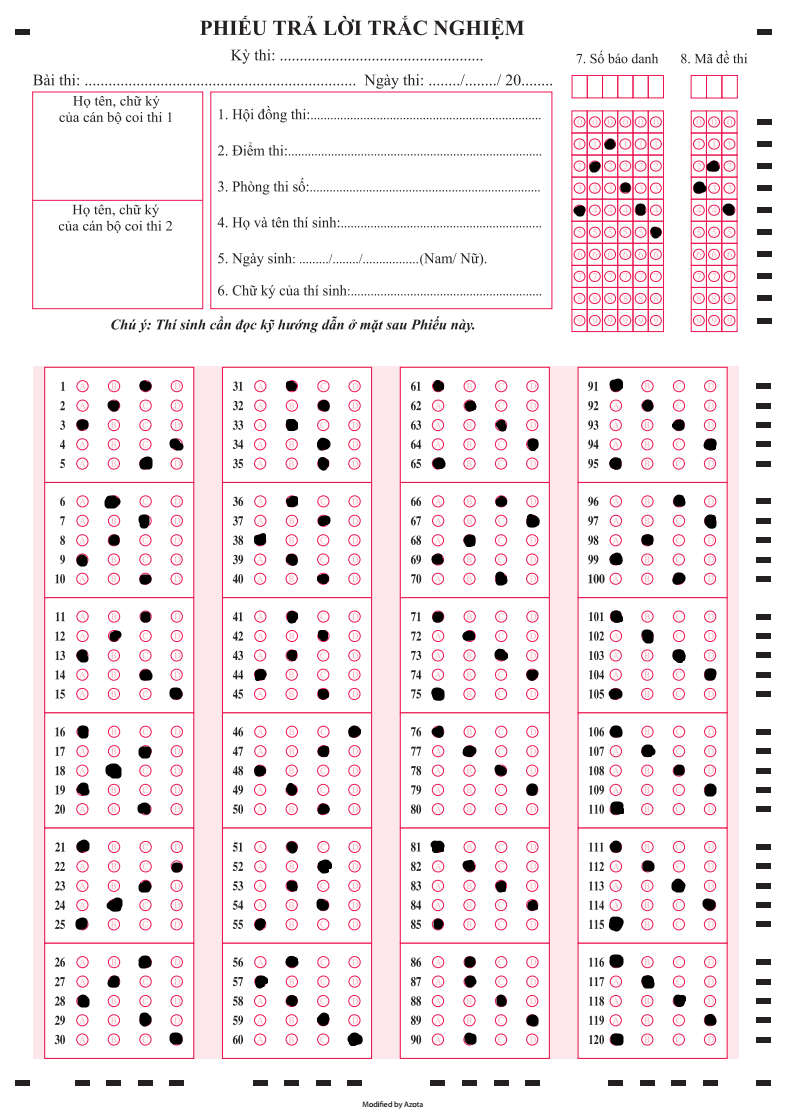
#> input picture Data.png, 786 x 1120 px
$ python -i 'Nhóm_1.py'   (imports and definitions only)
#> lines starting #> are read from the running program, lines starting #| are printed output that depends on the picture; after the words box and inside, x2 and y2 are one past the last pixel; in counts of white or black regions, pixels touching at a corner belong together
import cv2
import matplotlib.pyplot as plt
from imutils import contours
import numpy as np
import imutils
import tkinter as tk
from tkinter import filedialog
from PIL import Image, ImageTk
import csv
# # Đọc ảnh
# image = cv2.imread(MaDe)
# image = cv2.resize(image, (1830, 2560))
# Cắt vùng quan tâm trên ảnh

ANSWER_KEY_1= [
    "A", "C", "D", "A", "C", "C", "D", "B", "A", "C", "A", "B", "C", "D",
    "A", "A", "B", "C", "D", "A", "A", "B", "C", "D", "A", "A", "B", "C",
    "D", "A", "A", "B", "C", "D", "A", "C", "D", "B", "A", "C", "A", "B",
    "C", "D", "A", "A", "B", "C", "D", "A", "A", "B", "C", "D", "A", "A",
    "B", "C", "D", "A", "A", "B", "C", "D", "A", "C", "D", "B", "A", "C",
    "A", "B", "C", "D", "A", "A", "B", "C", "D", "A", "A", "B", "C", "D",
    "A", "A", "B", "C", "D", "D", "A", "B", "C", "D", "A", "C", "D", "B",
    "A", "C", "A", "B", "C", "D", "A", "A", "B", "C", "D", "A", "A", "B",
    "C", "D", "A", "A", "B", "C", "D", "A"
]

ANSWER_KEY_2 = [
    "A", "B", "C", "D", "A", "C", "D", "B", "A", "C", "A", "B", "C", "D",
    "A", "A", "B", "C", "D", "A", "A", "B", "C", "D", "A", "A", "B", "C",
    "D", "A", "A", "B", "C", "D", "A", "C", "D", "B", "A", "C", "A", "B",
    "C", "D", "A", "A", "B", "C", "D", "A", "A", "B", "C", "D", "A", "A",
    "B", "C", "D", "A", "A", "B", "C", "D", "A", "C", "D", "B", "A", "C",
    "A", "B", "C", "D", "A", "A", "B", "C", "D", "A", "A", "B", "C", "D",
    "A", "A", "B", "C", "D", "D", "A", "B", "C", "D", "A", "C", "D", "B",
    "A", "C", "A", "B", "C", "D", "A", "A", "B", "C", "D", "A", "A", "B",
    "C", "D", "A", "A", "B", "C", "D", "A"
]
ANSWER_KEY_3 = [
    "A", "B", "C", "D", "A", "C", "D", "B", "A", "C", "A", "B", "C", "D",
    "A", "A", "B", "C", "D", "A", "A", "B", "C", "D", "A", "A", "B", "C",
    "D", "A", "A", "B", "C", "D", "A", "C", "D", "B", "A", "C", "A", "B",
    "C", "D", "A", "A", "B", "C", "D", "A", "A", "B", "C", "D", "A", "A",
    "B", "C", "D", "A", "A", "B", "C", "D", "A", "C", "D", "B", "A", "C",
    "A", "B", "C", "D", "A", "A", "B", "C", "D", "A", "A", "B", "C", "D",
    "A", "A", "B", "C", "D", "D", "A", "B", "C", "D", "A", "C", "D", "B",
    "A", "C", "A", "B", "C", "D", "A", "A", "B", "C", "D", "A", "A", "B",
    "C", "D", "A", "A", "B", "C", "D", "A"
]

ANSWER_KEY_4 = [
    "A", "B", "C", "D", "A", "C", "D", "B", "A", "C", "A", "B", "C", "D",
    "A", "A", "B", "C", "D", "A", "A", "B", "C", "D", "A", "A", "B", "C",
    "D", "A", "A", "B", "C", "D", "A", "C", "D", "B", "A", "C", "A", "B",
    "C", "D", "A", "A", "B", "C", "D", "A", "A", "B", "C", "D", "A", "A",
    "B", "C", "D", "A", "A", "B", "C", "D", "A", "C", "D", "B", "A", "C",
    "A", "B", "C", "D", "A", "A", "B", "C", "D", "A", "A", "B", "C", "D",
    "A", "A", "B", "C", "D", "D", "A", "B", "C", "D", "A", "C", "D", "B",
    "A", "C", "A", "B", "C", "D", "A", "A", "B", "C", "D", "A", "A", "B",
    "C", "D", "A", "A", "B", "C", "D", "A"
]


def get_result_trac_nghiem(image_trac_nghiem, ANSWER_KEY):
    translate = {"A": 0, "B": 1, "C": 2, "D": 3}
    revert_translate = {0: "A", 1: "B", 2: "C", 3: "D", -1: "N"}
    image = image_trac_nghiem
    height, width, channels = image.shape

    gray = cv2.cvtColor(image, cv2.COLOR_BGR2GRAY)
    thresh = cv2.adaptiveThreshold(gray,
                                   maxValue=255,
                                   adaptiveMethod=cv2.ADAPTIVE_THRESH_MEAN_C,
                                   thresholdType=cv2.THRESH_BINARY_INV,
                                   blockSize=15,
                                   C=8)

    cnts = cv2.findContours(thresh.copy(), cv2.RETR_LIST,
                            cv2.CHAIN_APPROX_SIMPLE)
    cnts = imutils.grab_contours(cnts)

    questionCnts = []
    for c in cnts:
        (x, y, w, h) = cv2.boundingRect(c)

        ar = w / float(h)
        if w >= width / 25 and h >= height / 68 and ar >= 0.93 and ar <= 1.2 and w < width / 5 and h < height / 4 :
            questionCnts.append(c)

    questionCnts = contours.sort_contours(questionCnts,method="top-to-bottom")[0]
    # print(len(questionCnts))
    select = []
    list_min_black = []
    thresh = cv2.threshold(gray, 0, 255,cv2.THRESH_BINARY_INV | cv2.THRESH_OTSU)[1]
    min_black = 1000000000
    for (q, i) in enumerate(np.arange(0, len(questionCnts), 4)):
        cnts = contours.sort_contours(questionCnts[i:i + 4])[0]
        for (j, c) in enumerate(cnts):
            mask = np.zeros(thresh.shape, dtype="uint8")
            cv2.drawContours(mask, [c], -1, 255, -1)
            mask = cv2.bitwise_and(thresh, thresh, mask=mask)
            total = cv2.countNonZero(mask)
            if total <= min_black:
                min_black = total
        if (i + 4) % 20 == 0:
            list_min_black.append(min_black)
            min_black = 1000000000
    for (q, i) in enumerate(np.arange(0, len(questionCnts), 4)):
        min_black = list_min_black[int((i) / 20)]
        cnts = contours.sort_contours(questionCnts[i:i + 4])[0]
        list_total = []
        total_max = -1
        for (j, c) in enumerate(cnts):
            mask = np.zeros(thresh.shape, dtype="uint8")
            cv2.drawContours(mask, [c], -1, 255, -1)
            mask = cv2.bitwise_and(thresh, thresh, mask=mask)
            total = cv2.countNonZero(mask)
            if total > total_max:
                total_max = total
            if total > 0:
                list_total.append((total, j))
        answer_q = [char for char in ANSWER_KEY[q]]
        list_answer = []
        list_select = ''
        for tt in list_total:
            if tt[0] > min_black * 1.5 and tt[0] > total_max * 0.7:
                list_answer.append(tt[1])
                list_select = list_select + revert_translate[tt[1]]
        for answer in answer_q:
            color = (0, 255, 0) # Green
            k = translate[answer]
            if k in list_answer:
                color = (255, 0, 0) # Red
            cv2.drawContours(image, [cnts[k]], -1, color, 3)

            x,y,w_,h_ = cv2.boundingRect(cnts[k])
            image = cv2.putText(image, answer, (x,y), fontScale=1, color=(97, 12, 159) , thickness=2, fontFace=cv2.LINE_AA)

        select.append(list_select)

    return select, image

def process_image(image_path):
#> called with image_path = 'Data.png'
    translate = {"A": 0, "B": 1, "C": 2, "D": 3}
    revert_translate = {0: "A", 1: "B", 2: "C", 3: "D", -1: "N"}
    image = cv2.imread(image_path)
#> image is the input picture: shape (1120, 786, 3); mean B, G, R 237.1, 234.4, 245.1
    image = cv2.resize(image, (1830, 2560))
#> image: shape (2560, 1830, 3)
    height, width, channels = image.shape
#> height = 2560; width = 1830; channels = 3
    gray = cv2.cvtColor(image, cv2.COLOR_BGR2GRAY)
    thresh = cv2.adaptiveThreshold(gray,
                                    maxValue=255,
                                    adaptiveMethod=cv2.ADAPTIVE_THRESH_MEAN_C,
                                    thresholdType=cv2.THRESH_BINARY_INV,
                                    blockSize=15,
                                    C=8)
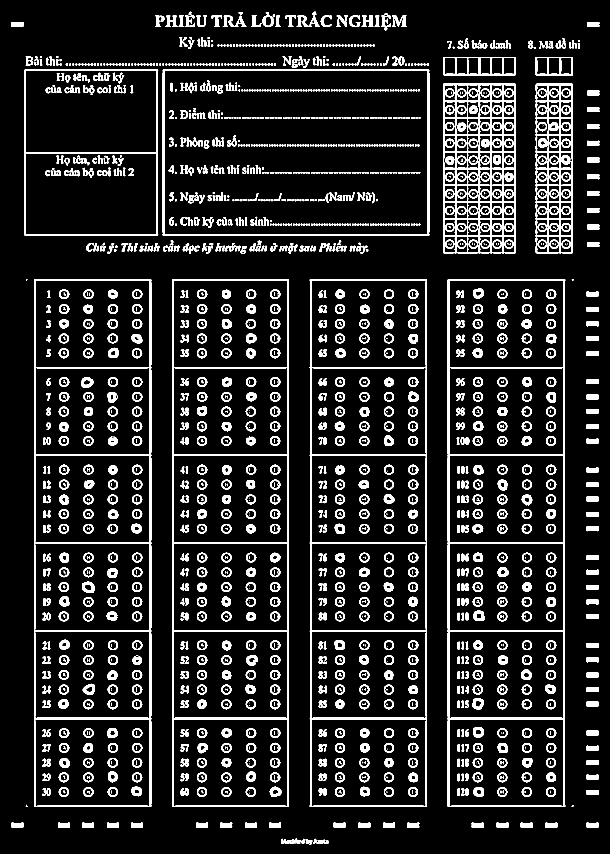
#> thresh: shape (2560, 1830) (shown at 1/3 size); 11% white; 2426 white regions (484 under 20 px)
    cnts = cv2.findContours(thresh.copy(), cv2.RETR_EXTERNAL, cv2.CHAIN_APPROX_SIMPLE)
#> cnts = 389 contours, 13 with area under 20; largest, box (x1, y1, x2, y2) and area: (1343, 837, 1696, 2421) 555616, (102, 837, 454, 2421) 555566, (929, 837, 1281, 2421) 554065, (516, 837, 867, 2421) 554049, (488, 208, 1288, 707) 397878
    cnts = imutils.grab_contours(cnts)
    i = 0
    crop = []
    for contour in cnts:
        if cv2.contourArea(contour) > 50000:
            crop.append(i)
        i += 1
#> after the loop, crop = [55, 56, 57, 58, 148, 149, 150, 151]; i = 389
    img_height, img_width, img_channels = image.shape
#> img_height = 2560; img_width = 1830; img_channels = 3
    max_weight = 1807
    max_height = 2555
    crop_mdt = (int(1300 / max_weight * img_width),#dọc trái
                int(800 / max_height * img_height),#ngang trên
                int(1700 / max_weight * img_width),#dọc phải
                int(2440 / max_height * img_height))#ngang dưới
#> crop_mdt = (1316, 801, 1721, 2444)
    cropped_image = image[crop_mdt[1]:crop_mdt[3], crop_mdt[0]:crop_mdt[2]]
    cropped_image_rgb = cv2.cvtColor(cropped_image, cv2.COLOR_BGR2RGB)
    x,y,w,h= cv2.boundingRect(cnts[crop[5]])
#> x = 1329; y = 251; w = 218; h = 509
    ci2=image[y:y+h, x:x+w]
    ci2 = cv2.cvtColor(ci2, cv2.COLOR_BGR2GRAY)
#> ci2: shape (509, 218)
    ci2 = cv2.GaussianBlur(ci2, (5, 5), 0)
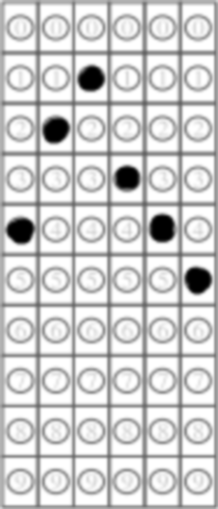
#> ci2: shape (509, 218); min 0, max 255, mean 207.2
    ci2_rgb = cv2.cvtColor(ci2, cv2.COLOR_BGR2RGB)
    contours, _ = cv2.findContours(thresh, cv2.RETR_EXTERNAL, cv2.CHAIN_APPROX_SIMPLE)
#> contours has the same summary as cnts
    column_width = w // 6
#> column_width = 36
    bubble_positions = [i*51 for i in range(10)]
#> bubble_positions = [0, 51, 102, 153, 204, 255, 306, 357, 408, 459]
    test_id = ""
    for i in range(6):
        column = ci2[:, (i * column_width):((i + 1) * column_width)]
        selected_number = None
        for pos in bubble_positions:
            if np.mean(column[pos:pos + 51, :]) < 200:  # Adjust the threshold as needed
                selected_number = bubble_positions.index(pos)
                break

        if selected_number is not None:
            test_id += str(selected_number)
        else:
            test_id += "?"  # Indicates an unselected number
#> after the loop, test_id = '421345'


    x,y,w,h= cv2.boundingRect(cnts[crop[4]])
#> x = 1607; w = 112
    ci=image[y:y+h, x:x+w]
    ci = cv2.cvtColor(ci, cv2.COLOR_BGR2GRAY)
#> ci: shape (509, 112)
    ci = cv2.GaussianBlur(ci, (5, 5), 0)
    ci_rgb = cv2.cvtColor(ci, cv2.COLOR_BGR2RGB)


    _, thresh = cv2.threshold(ci, 200, 255, cv2.THRESH_BINARY)
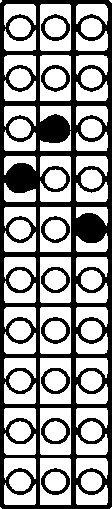
#> thresh: shape (509, 112); 59.4% white; 9 black regions, largest, box (x1, y1, x2, y2) and area: (0, 0, 112, 509) 21000, (41, 317, 70, 344) 274, (41, 468, 70, 495) 272
    column_width = w // 3
#> column_width = 37
    bubble_positions = [i*51 for i in range(10)]
    student_id = ""
    for i in range(3):
        column = ci[:, (i * column_width):((i + 1) * column_width)]
        selected_number = None
        for pos in bubble_positions:
            if np.mean(column[pos:pos + 51, :]) < 200:
                selected_number = bubble_positions.index(pos)
                break

        if selected_number is not None:
            student_id += str(selected_number)
        else:
            student_id += "?"
#> after the loop, student_id = '324'
    img_height, img_width, img_channels = image.shape
    max_weight = 1807
    max_height = 2555
    crop_mdt1 = (int(90 / max_weight * img_width),#dọc trái
                int(800 / max_height * img_height),#ngang trên
                int(450 / max_weight * img_width),#dọc phải
                int(2440 / max_height * img_height))#ngang dưới
#> crop_mdt1 = (91, 801, 455, 2444)

    cropped_image1 = image[crop_mdt1[1]:crop_mdt1[3], crop_mdt1[0]:crop_mdt1[2]]

    image_1_30 = get_result_trac_nghiem(cropped_image1,ANSWER_KEY_1[0:30])
#> in get_result_trac_nghiem, `thresh = cv2.adaptiveThreshold(gray, maxValue=255, adaptiveMethod=cv2...`: thresh: shape (1643, 364); 13.6% white; 303 white regions (77 under 20 px)
#> in get_result_trac_nghiem, `cnts = cv2.findContours(thresh.copy(), cv2.RETR_LIST, cv2.CHAIN_APPROX..`: cnts = 449 contours, 143 with area under 20; largest, box (x1, y1, x2, y2) and area: (11, 36, 363, 1620) 554067, (13, 1356, 359, 1618) 89449, (14, 302, 359, 564) 89447, (14, 39, 359, 301) 89445, (13, 566, 359, 827) 89439
#> the loop in get_result_trac_nghiem, `for c in cnts:` made 449 passes
#> (x, y, w, h, ar) on passes 2, 4, 5: (174, 1572, 5, 8, 0.625), (242, 1570, 2, 10, 0.2), (99, 1570, 6, 9, 0.667)
#> after the loop in get_result_trac_nghiem, `for c in cnts:`: questionCnts = 118 contours; largest, box (x1, y1, x2, y2) and area: (155, 944, 192, 978) 1004, (157, 1250, 194, 1283) 872, (233, 242, 264, 273) 744, (232, 1383, 263, 1413) 722, (231, 903, 263, 933) 714
#> in get_result_trac_nghiem, `thresh = cv2.threshold(gray, 0, 255,cv2.THRESH_BINARY_INV | cv2.THRESH..`: thresh: shape (1643, 364); 9.3% white; 191 white regions (5 under 20 px), largest, box (x1, y1, x2, y2) and area: (11, 37, 362, 1620) 12284, (154, 943, 193, 979) 1132, (151, 330, 191, 362) 987
#> the loop in get_result_trac_nghiem, `for (q, i) in enumerate(np.arange(0, len(questionCnts), 4)):` made 30 passes
#> i on passes 1 to 12: 0, 4, 8, 12, 16, 20, 24, 28, 32, 36, 40, 44
#> after the loop in get_result_trac_nghiem, `for (q, i) in enumerate(np.arange(0, len(questionCnts), 4)):`: mask: shape (1643, 364); 0.03% white in thin lines or dots, all inside (x1, y1, x2, y2) = (160, 1562, 188, 1589)
#> after the loop in get_result_trac_nghiem, `for (q, i) in enumerate(np.arange(0, len(questionCnts), 4)):`: list_min_black = [153, 151, 144, 147, 147, 144]
#> the loop in get_result_trac_nghiem, `for (q, i) in enumerate(np.arange(0, len(questionCnts), 4)):` made 30 passes
#> (i, min_black, answer_q) on passes 1 to 12: (0, 153, ['A']), (4, 153, ['C']), (8, 153, ['D']), (12, 153, ['A']), (16, 153, ['C']), (20, 151, ['C']), (24, 151, ['D']), (28, 151, ['B']), (32, 151, ['A']), (36, 151, ['C']), (40, 144, ['A']), (44, 144, ['B'])
#> i on passes 17 to 22: 64, 68, 72, 76, 80, 84
#> after the loop in get_result_trac_nghiem, `for (q, i) in enumerate(np.arange(0, len(questionCnts), 4)):`: image: shape (1643, 364, 3); mean B, G, R 230.7, 228.3, 238.4

    crop_mdt2 = (int(500 / max_weight * img_width),#dọc trái
                int(800 / max_height * img_height),#ngang trên
                int(850 / max_weight * img_width),#dọc phải
                int(2440 / max_height * img_height))#ngang dưới
    cropped_image2 = image[crop_mdt2[1]:crop_mdt2[3], crop_mdt2[0]:crop_mdt2[2]]
    image2 = get_result_trac_nghiem(cropped_image2,ANSWER_KEY_2[0:30])
#> in get_result_trac_nghiem (call 2), `thresh = cv2.adaptiveThreshold(gray, maxValue=255, adaptiveMethod=cv2...`: thresh: shape (1643, 354); 12.9% white; 332 white regions (101 under 20 px), largest, box (x1, y1, x2, y2) and area: (10, 36, 354, 1620) 17190, (232, 1164, 267, 1196) 655, (303, 1559, 339, 1590) 651
#> the loop in get_result_trac_nghiem (call 2), `for c in cnts:` made 468 passes
#> c on passes 1, 4, 18: [[242, 1577], [242, 1579]], [[242, 1570], [242, 1571]], [[326, 1528], [326, 1533]]
#> in get_result_trac_nghiem (call 2), `thresh = cv2.threshold(gray, 0, 255,cv2.THRESH_BINARY_INV | cv2.THRESH..`: thresh: shape (1643, 354); 8.4% white; 259 white regions (30 under 20 px), largest, box (x1, y1, x2, y2) and area: (11, 37, 354, 1619) 8295, (302, 1558, 339, 1590) 887, (232, 1163, 267, 1196) 881
#> the loop in get_result_trac_nghiem (call 2), `for (q, i) in enumerate(np.arange(0, len(questionCnts), 4)):` made 30 passes
#> after the loop in get_result_trac_nghiem (call 2), `for (q, i) in enumerate(np.arange(0, len(questionCnts), 4)):`:
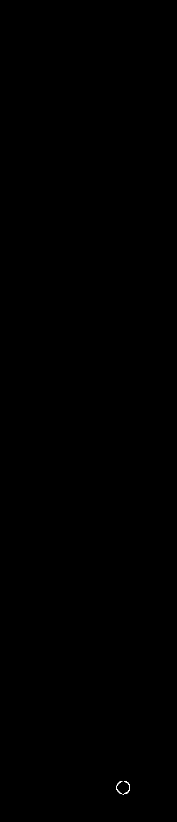
#> mask: shape (1643, 354) (shown at 1/2 size); 0.02% white in thin lines or dots, all inside (x1, y1, x2, y2) = (232, 1562, 260, 1589)
#> after the loop in get_result_trac_nghiem (call 2), `for (q, i) in enumerate(np.arange(0, len(questionCnts), 4)):`:
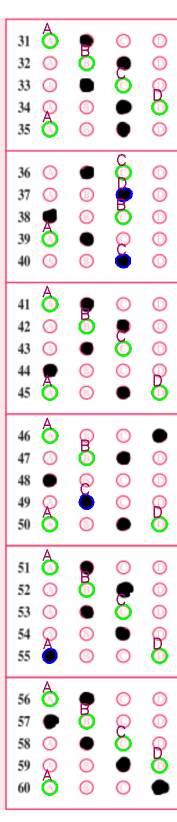
#> image: shape (1643, 354, 3) (shown at 1/2 size); mean B, G, R 230.3, 230.6, 238

    crop_mdt3 = (int(900 / max_weight * img_width),#dọc trái
            int(800 / max_height * img_height),#ngang trên
            int(1300 / max_weight * img_width),#dọc phải
            int(2440 / max_height * img_height))#ngang dưới

    cropped_image3 = image[crop_mdt3[1]:crop_mdt3[3], crop_mdt3[0]:crop_mdt3[2]]
    image3 = get_result_trac_nghiem(cropped_image3,ANSWER_KEY_3[0:30])
#> in get_result_trac_nghiem (call 3), `thresh = cv2.adaptiveThreshold(gray, maxValue=255, adaptiveMethod=cv2...`: thresh: shape (1643, 405); 12.2% white; 309 white regions (92 under 20 px), largest, box (x1, y1, x2, y2) and area: (18, 36, 370, 1620) 23582, (314, 374, 346, 405) 621, (93, 770, 124, 801) 621
#> in get_result_trac_nghiem (call 3), `thresh = cv2.threshold(gray, 0, 255,cv2.THRESH_BINARY_INV | cv2.THRESH..`: thresh: shape (1643, 405); 8.9% white; 172 white regions (3 under 20 px), largest, box (x1, y1, x2, y2) and area: (19, 37, 370, 1620) 14185, (313, 373, 346, 406) 845, (92, 770, 125, 801) 843
#> after the loop in get_result_trac_nghiem (call 3), `for (q, i) in enumerate(np.arange(0, len(questionCnts), 4)):`: mask: shape (1643, 405); 0.03% white in thin lines or dots, all inside (x1, y1, x2, y2) = (314, 1561, 342, 1589)
#> after the loop in get_result_trac_nghiem (call 3), `for (q, i) in enumerate(np.arange(0, len(questionCnts), 4)):`: image: shape (1643, 405, 3); mean B, G, R 234.1, 227.8, 241.2

    crop_mdt4 = (int(1300 / max_weight * img_width),#dọc trái
            int(800 / max_height * img_height),#ngang trên
            int(1700 / max_weight * img_width),#dọc phải
            int(2440 / max_height * img_height))#ngang dưới
    cropped_image4 = image[crop_mdt4[1]:crop_mdt4[3], crop_mdt4[0]:crop_mdt4[2]]
    image4 = get_result_trac_nghiem(cropped_image4,ANSWER_KEY_4[0:30])
#> in get_result_trac_nghiem (call 4), `thresh = cv2.adaptiveThreshold(gray, maxValue=255, adaptiveMethod=cv2...`: thresh: shape (1643, 405); 13% white; 336 white regions (90 under 20 px), largest, box (x1, y1, x2, y2) and area: (27, 36, 380, 1620) 25174, (102, 1294, 136, 1328) 689, (104, 1031, 137, 1062) 671
#> the loop in get_result_trac_nghiem (call 4), `for c in cnts:` made 495 passes
#> c on passes 1 to 3: [[400, 1617], [400, 1618], [403, 1618], [403, 1617]], [[259, 1572], [258, 1573], [258, 1576], [259, 1577]], [[335, 1571], [334, 1572], [334, 1577], [335, 1578]]
#> in get_result_trac_nghiem (call 4), `thresh = cv2.threshold(gray, 0, 255,cv2.THRESH_BINARY_INV | cv2.THRESH..`: thresh: shape (1643, 405); 9.7% white; 201 white regions (4 under 20 px), largest, box (x1, y1, x2, y2) and area: (28, 37, 379, 1620) 15753, (101, 1293, 137, 1329) 999, (103, 1030, 137, 1062) 931
#> the loop in get_result_trac_nghiem (call 4), `for (q, i) in enumerate(np.arange(0, len(questionCnts), 4)):` made 30 passes
#> after the loop in get_result_trac_nghiem (call 4), `for (q, i) in enumerate(np.arange(0, len(questionCnts), 4)):`:
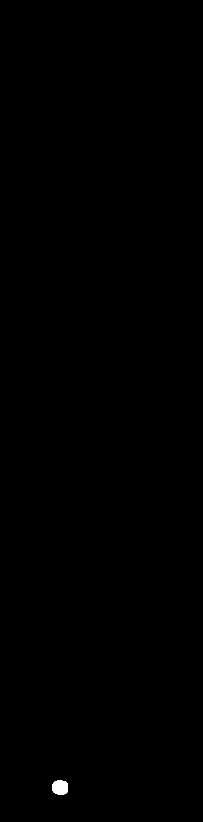
#> mask: shape (1643, 405) (shown at 1/2 size); 0.12% white; 1 white region, box (x1, y1, x2, y2) and area: (104, 1561, 136, 1589) 773
#> after the loop in get_result_trac_nghiem (call 4), `for (q, i) in enumerate(np.arange(0, len(questionCnts), 4)):`:
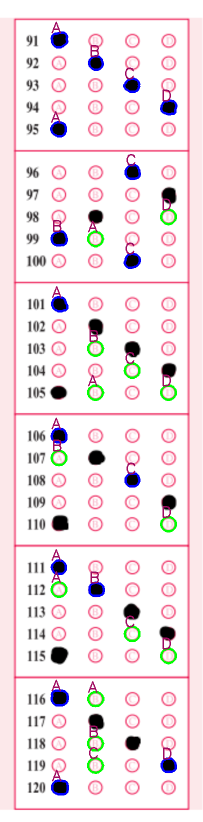
#> image: shape (1643, 405, 3) (shown at 1/2 size); mean B, G, R 231.3, 227.2, 239.1

    score_1_30 = 0
    for i in range(len(image_1_30[0])):
        if image_1_30[0][i] == ANSWER_KEY_1[i]:
            score_1_30+=1
#> this loop made 30 passes
    score_2 = 0
    for i in range(len(image2[0])):
        if image2[0][i] == ANSWER_KEY_2[i]:
            score_2+=1
    score_3 = 0
    for i in range(len(image3[0])):
        if image3[0][i] == ANSWER_KEY_3[i]:
            score_3+=1
    score_4 = 0
    for i in range(len(image4[0])):
        if image4[0][i] == ANSWER_KEY_4[i]:
            score_4+=1
    score = score_1_30 + score_2 + score_3 + score_4
    return score/120*10, test_id, student_id


# [15 lines left out: functions save_to_csv, open_image, not called in this run]


def display_image(image_path):
    image = Image.open(image_path)
    image.show()

# [56 lines left out: function display_re, not called in this run]

# [3 lines not run here, left out]
# [2 lines that did not run here, left out]
# [1 line not run here, left out]

# [1 line that did not run here, left out]
# [3 lines not run here, left out]

>>> result = process_image('Data.png')
